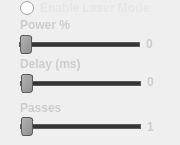
    <widget class="QWidget" name="tabLaser">
     <attribute name="title">
      <string>Laser</string>
     </attribute>
     <widget class="QSlider" name="slideLaserPower">
      <property name="geometry">
       <rect>
        <x>19</x>
        <y>34</y>
        <width>121</width>
        <height>20</height>
       </rect>
      </property>
      <property name="styleSheet">
       <string notr="true">QSlider::handle:horizontal {
	background: qlineargradient(x1:0, y1:0, x2:1, y2:1, stop:0 #b4b4b4, stop:1 #8f8f8f);
     border: 1px solid #5c5c5c;
     border-radius: 3px;
     margin: -8px 0; /* expand outside the groove */
	 width: 10px;
	 height: 18px;
 }
QSlider::groove:horizontal {
	height: 3px;
	background-color: rgb(53, 53, 53);
	border: 1px solid #5c5c5c;
}</string>
      </property>
      <property name="maximum">
       <number>100</number>
      </property>
      <property name="orientation">
       <enum>Qt::Horizontal</enum>
      </property>
     </widget>
     <widget class="QSlider" name="slideNumberOfPasses">
      <property name="geometry">
       <rect>
        <x>20</x>
        <y>117</y>
        <width>121</width>
        <height>19</height>
       </rect>
      </property>
      <property name="styleSheet">
       <string notr="true">QSlider::handle:horizontal {
	background: qlineargradient(x1:0, y1:0, x2:1, y2:1, stop:0 #b4b4b4, stop:1 #8f8f8f);
     border: 1px solid #5c5c5c;
     border-radius: 3px;
     margin: -8px 0; /* expand outside the groove */
	 width: 10px;
	 height: 18px;
 }
QSlider::groove:horizontal {
	height: 3px;
	background-color: rgb(53, 53, 53);
	border: 1px solid #5c5c5c;
}</string>
      </property>
      <property name="minimum">
       <number>1</number>
      </property>
      <property name="maximum">
       <number>10</number>
      </property>
      <property name="orientation">
       <enum>Qt::Horizontal</enum>
      </property>
     </widget>
     <widget class="QLabel" name="labelLaserDelay">
      <property name="geometry">
       <rect>
        <x>130</x>
        <y>74</y>
        <width>41</width>
        <height>16</height>
       </rect>
      </property>
      <property name="font">
       <font>
        <family>Arial</family>
        <weight>75</weight>
        <bold>true</bold>
       </font>
      </property>
      <property name="styleSheet">
       <string notr="true">color:rgb(204,204,204);</string>
      </property>
      <property name="text">
       <string>0</string>
      </property>
      <property name="alignment">
       <set>Qt::AlignCenter</set>
      </property>
     </widget>
     <widget class="QSlider" name="slideLaserDelay">
      <property name="geometry">
       <rect>
        <x>20</x>
        <y>74</y>
        <width>121</width>
        <height>19</height>
       </rect>
      </property>
      <property name="styleSheet">
       <string notr="true">QSlider::handle:horizontal {
	background: qlineargradient(x1:0, y1:0, x2:1, y2:1, stop:0 #b4b4b4, stop:1 #8f8f8f);
     border: 1px solid #5c5c5c;
     border-radius: 3px;
     margin: -8px 0; /* expand outside the groove */
	 width: 10px;
	 height: 18px;
 }
QSlider::groove:horizontal {
	height: 3px;
	background-color: rgb(53, 53, 53);
	border: 1px solid #5c5c5c;
}</string>
      </property>
      <property name="maximum">
       <number>200</number>
      </property>
      <property name="orientation">
       <enum>Qt::Horizontal</enum>
      </property>
     </widget>
     <widget class="QLabel" name="label_13">
      <property name="geometry">
       <rect>
        <x>20</x>
        <y>56</y>
        <width>71</width>
        <height>16</height>
       </rect>
      </property>
      <property name="font">
       <font>
        <family>Arial</family>
        <weight>75</weight>
        <bold>true</bold>
       </font>
      </property>
      <property name="styleSheet">
       <string notr="true">color:rgb(204,204,204);</string>
      </property>
      <property name="text">
       <string>Delay (ms)</string>
      </property>
     </widget>
     <widget class="QLabel" name="label_12">
      <property name="geometry">
       <rect>
        <x>20</x>
        <y>15</y>
        <width>51</width>
        <height>20</height>
       </rect>
      </property>
      <property name="font">
       <font>
        <family>Arial</family>
        <weight>75</weight>
        <bold>true</bold>
       </font>
      </property>
      <property name="styleSheet">
       <string notr="true">color:rgb(204,204,204);</string>
      </property>
      <property name="text">
       <string>Power %</string>
      </property>
     </widget>
     <widget class="QLabel" name="labelLaserPower">
      <property name="geometry">
       <rect>
        <x>129</x>
        <y>34</y>
        <width>41</width>
        <height>20</height>
       </rect>
      </property>
      <property name="font">
       <font>
        <family>Arial</family>
        <weight>75</weight>
        <bold>true</bold>
       </font>
      </property>
      <property name="styleSheet">
       <string notr="true">color:rgb(204,204,204);</string>
      </property>
      <property name="text">
       <string>0</string>
      </property>
      <property name="alignment">
       <set>Qt::AlignCenter</set>
      </property>
     </widget>
     <widget class="QRadioButton" name="radioLaserMode">
      <property name="geometry">
       <rect>
        <x>20</x>
        <y>0</y>
        <width>131</width>
        <height>16</height>
       </rect>
      </property>
      <property name="font">
       <font>
        <family>Arial</family>
        <weight>75</weight>
        <bold>true</bold>
       </font>
      </property>
      <property name="styleSheet">
       <string notr="true">	 color: rgb(230,230,230);
</string>
      </property>
      <property name="text">
       <string>Enable Laser Mode</string>
      </property>
     </widget>
     <widget class="QLabel" name="labelNumberOfPasses">
      <property name="geometry">
       <rect>
        <x>130</x>
        <y>119</y>
        <width>41</width>
        <height>16</height>
       </rect>
      </property>
      <property name="font">
       <font>
        <family>Arial</family>
        <weight>75</weight>
        <bold>true</bold>
       </font>
      </property>
      <property name="styleSheet">
       <string notr="true">color:rgb(204,204,204);</string>
      </property>
      <property name="text">
       <string>1</string>
      </property>
      <property name="alignment">
       <set>Qt::AlignCenter</set>
      </property>
     </widget>
     <widget class="QLabel" name="label_14">
      <property name="geometry">
       <rect>
        <x>20</x>
        <y>98</y>
        <width>71</width>
        <height>20</height>
       </rect>
      </property>
      <property name="font">
       <font>
        <family>Arial</family>
        <weight>75</weight>
        <bold>true</bold>
       </font>
      </property>
      <property name="styleSheet">
       <string notr="true">color:rgb(204,204,204);</string>
      </property>
      <property name="text">
       <string>Passes</string>
      </property>
     </widget>
    </widget>
